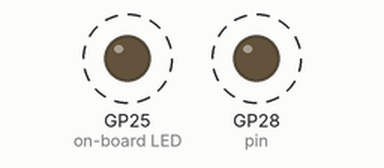
The program below on a simulated Raspberry Pi Pico running MicroPython. Shown: output pins drawn as LEDs (lit = HIGH). Dashed ring = blinking. What the program prints to the serial console is not drawn.

Above: at 0.6 s.
Timing chart, 0 to 3.0 s (numbered marks = the images above):
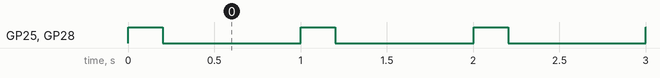

The program:

02_more_blinking.py
```python
from machine import Pin

from async_runner import add_task, start_tasks
from gbl import ON_BOARD_LED_PIN


# now that we added a single task, lets add on more to see how easy it is.

# HARDWARE SETUP:
#   (using same setup as https://www.electroniclinic.com/raspberry-pi-pico-onboard-led-blinking-example/)
#   1 red LED + 220ohm resistor
#   add the LED on pin 28


# Define the tasks ***********************************************************


def blinking_on_board():
    pin = Pin(ON_BOARD_LED_PIN, Pin.OUT)  # 25 for on-board LED  (or 'LED' when using Pi Pico W)
    while True:
        pin.on()
        yield 200
        pin.off()
        yield 800


def blinking_led():
    pin = Pin(28, Pin.OUT)
    while True:
        pin.on()
        yield 200
        pin.off()
        yield 800


# Add the tasks ****************************************************************
add_task(blinking_on_board)
add_task(blinking_led)

# start all the tasks **********************************************************
start_tasks()
```

async_runner.py
```python
# (licence header left out)
import gc
import time

import rp2
import uasyncio
from machine import Pin, PWM


def as_pins(pin_ids, *nargs, **kwargs):
    pins = []
    for pin_id in pin_ids:
        pin = Pin(pin_id, *nargs, **kwargs)
        pins.append(pin)
    return pins


def as_pwm(pin_ids, freq):
    pwm_pins = []
    for pin in pin_ids:
        pin = PWM(Pin(pin, Pin.OUT))
        pin.freq(freq)
        pwm_pins.append(pin)
    return pwm_pins


async def _run(fcn, *nargs, exception_handler, **kwargs) -> None:
    try:
        last_wait_time = time.ticks_ms()
        for item in fcn(*nargs, **kwargs):
            gc.collect()  # for gc to keep things smooth
            if isinstance(item, int):
                last_wait_time = time.ticks_add(last_wait_time, item)
                wait_for_ms = time.ticks_diff(last_wait_time, time.ticks_ms())
                if wait_for_ms < 0:
                    wait_for_ms = 0
                await uasyncio.sleep_ms(wait_for_ms)
            else:
                await item
                last_wait_time = time.ticks_ms()
    except Exception as e:
        if exception_handler:
            exception_handler(e)
        else:
            raise


def add_task(fcn, *nargs, exception_handler=None, **kwargs):
    return uasyncio.create_task(_run(fcn, *nargs, exception_handler=exception_handler, **kwargs))


def start_tasks():
    print('Starting tasks')

    # not available in rp2 port
    # sys.atexit(cleanup)
    gc.collect()
    gc.disable()
    try:
        uasyncio.get_event_loop().run_forever()
    finally:
        gc.collect()
        gc.enable()
        cleanup()


def cleanup():
    print('Removing all PIO programs')

    # https://github.com/micropython/micropython/issues/9003
    for i in range(2):
        rp2.PIO(i).remove_program()
```

gbl.py
```python
# (licence header left out)
import os
import time


# slice constructor is by default disabled in micropython
class MakeSlice:
    @micropython.native
    def __getitem__(self, sl: slice) -> slice:
        return sl


make_slice = MakeSlice()


# use make_slice[1:-1] to make a slice object


def timed_function(f, *args, **kwargs):
    myname = str(f)

    def new_func(*args, **kwargs):
        print('start timing')
        t = time.ticks_us()

        for i in range(100):
            result = f(*args, **kwargs)

        delta = time.ticks_diff(time.ticks_us(), t)
        print('Function {} Time = {:6.3f}ns'.format(myname, delta / 10000))

        return result

    return new_func


PICO_W = 'Pico W' in os.uname()[-1]

ON_BOARD_LED_PIN = 'LED' if PICO_W else 25
```

Measured:
- by itself, GP25 (on-board LED), GP28 (pin): alternates HIGH for 0.20 s and LOW for 0.80 s
